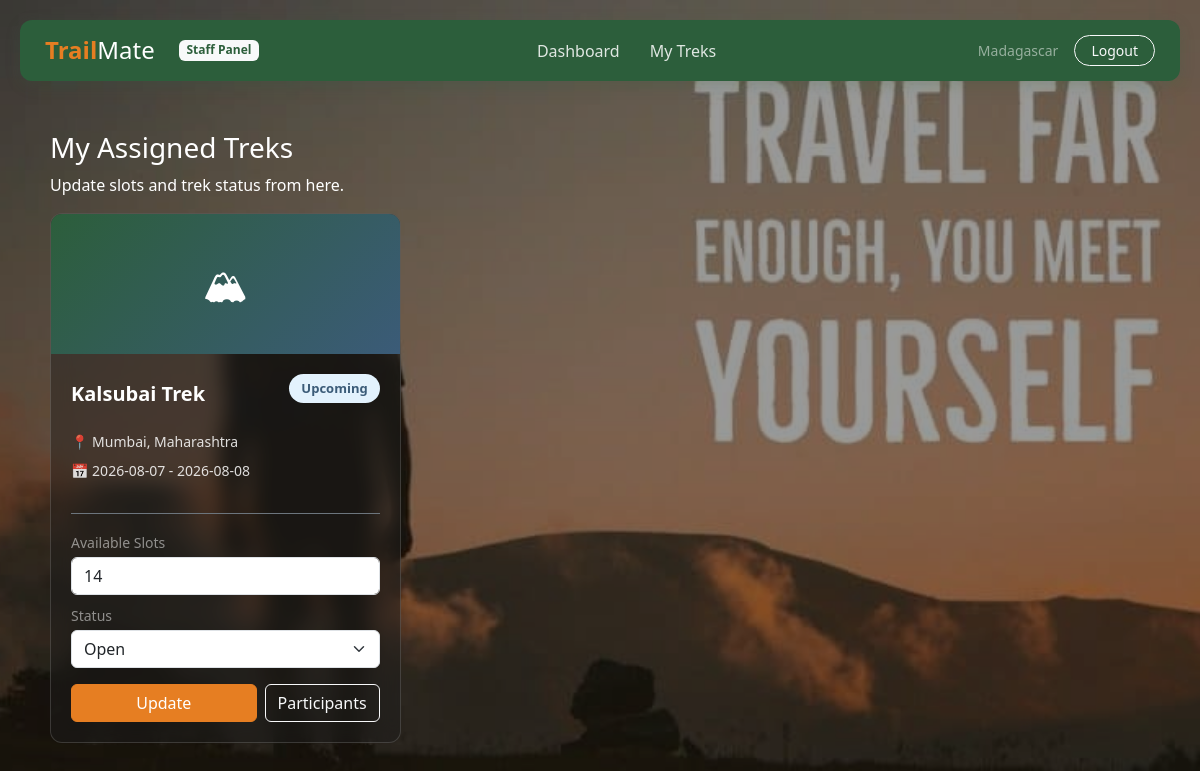
/staff/assigned-treks (signed in), run on an earlier commit of the app's database.
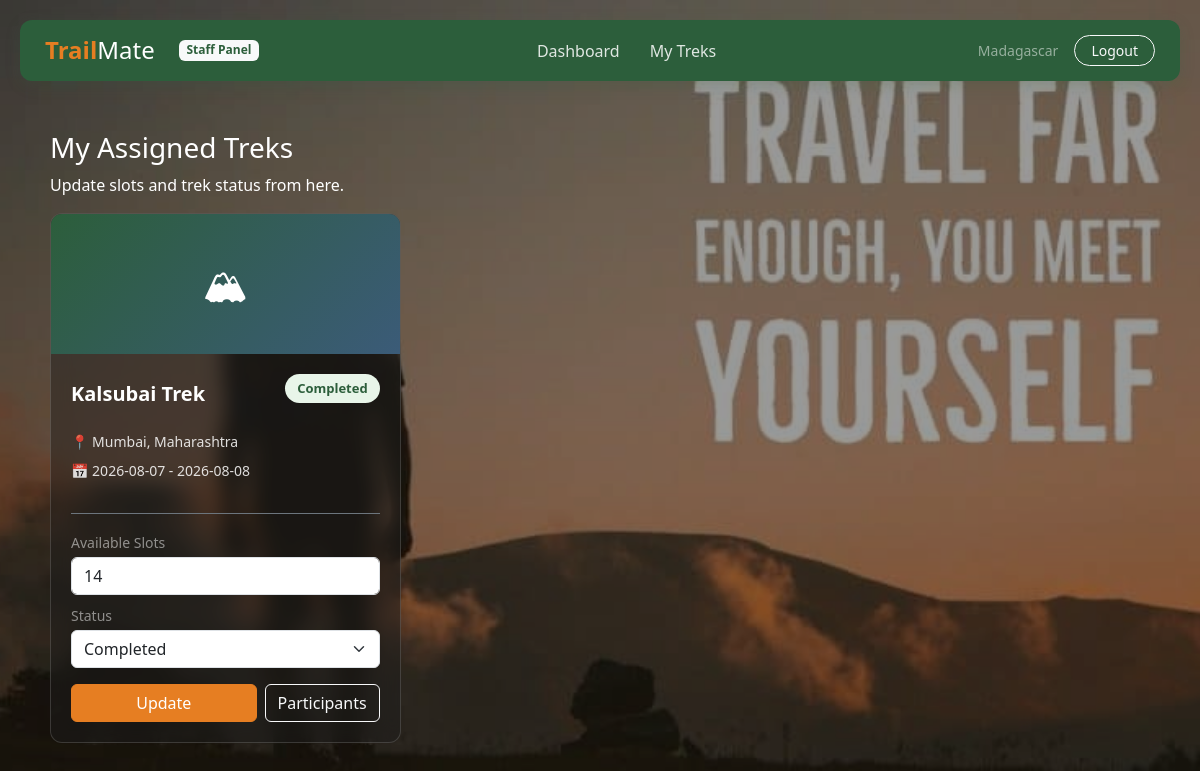
And on a later commit of the database.
### models.py (models this page shows)
class Trek(db.Model):
    trek_id = db.Column(db.Integer, primary_key=True)
    trek_name = db.Column(db.String(150), nullable=False)
    location = db.Column(db.String(150), nullable=False)
    difficulty = db.Column(db.String(50), nullable=False)
    duration = db.Column(db.String(50), nullable=False)  # e.g., '5 Days'
    available_slots = db.Column(db.Integer, nullable=False)
    assigned_staff_id = db.Column(db.Integer, db.ForeignKey('user.id'), nullable=True)
    status = db.Column(db.String(50), nullable=False, default='Open')  # Open/Started/Completed
    start_date = db.Column(db.Date, nullable=False)
    end_date = db.Column(db.Date, nullable=False)
    bookings = db.relationship('Booking', backref='trek', lazy=True)

### routes/staff.py (the view)
@staff_bp.route('/assigned-treks')
@login_required
@staff_required
def assigned_treks():
    my_treks = Trek.query.filter_by(assigned_staff_id=current_user.id).all()
    return render_template('staff/assigned_treks.html', treks=my_treks)

### routes/staff.py (called while the page is built)
def staff_required(f):
    @wraps(f)
    def decorated_function(*args, **kwargs):
        if not current_user.is_authenticated or current_user.role != 'staff':
            flash('Access Denied. Staff privileges required.', 'danger')
            return redirect(url_for('auth.login'))
        return f(*args, **kwargs)
    return decorated_function

### templates/staff/assigned_treks.html (shortened to what this page needs)
{% extends "staff/staff_layout.html" %}
{% block staff_content %}
<h3 class="page-title">My Assigned Treks</h3>
<p class="page-subtitle">Update slots and trek status from here.</p>
<div class="row row-cols-1 row-cols-md-2 row-cols-lg-3 g-4">
    {% for trek in treks %}
    <div class="col">
        <div class="trek-card">
            <div class="trek-card-img">
                🏔
            </div>
            <div class="trek-card-body">
                <div class="d-flex justify-content-between align-items-center mb-3">
                    <div class="trek-card-title mb-0">{{ trek.trek_name }}</div>
                    <span class="status-badge status-{{ trek.status|lower }}">{{ trek.status }}</span>
                </div>
                <div class="trek-card-detail">📍 {{ trek.location }}</div>
                <div class="trek-card-detail">📅 {{ trek.start_date }} - {{ trek.end_date }}</div>
                <form method="POST" action="{{ url_for('staff.update_status', trek_id=trek.trek_id) }}" class="mt-4 pt-3 border-top border-secondary">
                    <div class="mb-2">
                        <label class="form-label small text-white-50 mb-1">Available Slots</label>
                        <input type="number" name="available_slots" value="{{ trek.available_slots }}" min="0" class="form-control">
                    </div>
                    <div class="mb-3">
                        <label class="form-label small text-white-50 mb-1">Status</label>
                        <select name="status" class="form-select">
                            <option value="Open" {% if trek.status == 'Open' %}selected{% endif %}>Open</option>
                            <option value="Completed" {% if trek.status == 'Completed' %}selected{% endif %}>Completed</option>
                        </select>
                    </div>
                    <div class="d-flex gap-2 mt-auto">
                        <button type="submit" class="btn btn-orange flex-grow-1">Update</button>
                        <a href="{{ url_for('staff.participants', trek_id=trek.trek_id) }}" class="btn btn-outline-light">Participants</a>
                    </div>
                </form>
            </div>
        </div>
    </div>
    {% else %}
    <div class="col-12 text-center text-white-50">
        No treks assigned yet.
    </div>
    {% endfor %}
</div>
{% endblock %}

What changed in the data, as far as the page shows it:
changed Trek "Kalsubai Trek": status "Upcoming" → "Completed"; status "Open" → "Completed"
